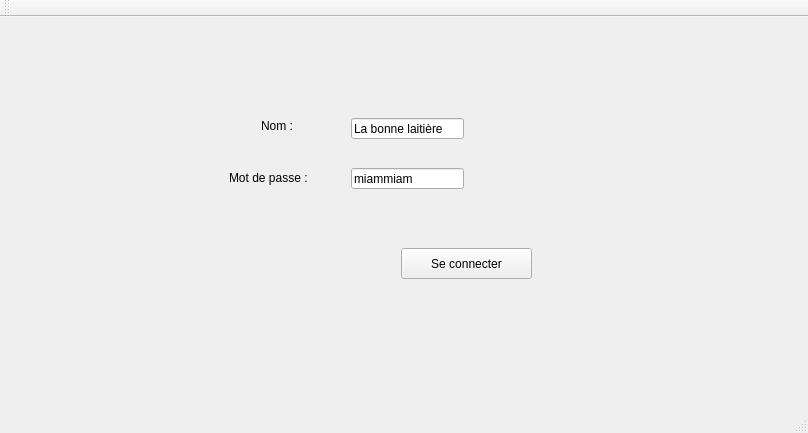
<?xml version="1.0" encoding="UTF-8"?>
<ui version="4.0">
 <class>MainWindow</class>
 <widget class="QMainWindow" name="MainWindow">
  <property name="geometry">
   <rect>
    <x>0</x>
    <y>0</y>
    <width>808</width>
    <height>433</height>
   </rect>
  </property>
  <property name="windowTitle">
   <string>MainWindow</string>
  </property>
  <widget class="QWidget" name="centralWidget">
   <layout class="QVBoxLayout" name="verticalLayout">
    <item>
     <widget class="QStackedWidget" name="stackedWidget">
      <property name="currentIndex">
       <number>0</number>
      </property>
      <widget class="QWidget" name="homePage">
       <widget class="QPushButton" name="surveyButton">
        <property name="geometry">
         <rect>
          <x>390</x>
          <y>220</y>
          <width>131</width>
          <height>31</height>
         </rect>
        </property>
        <property name="text">
         <string>Se connecter</string>
        </property>
       </widget>
       <widget class="QLineEdit" name="UserLineEdit">
        <property name="geometry">
         <rect>
          <x>340</x>
          <y>90</y>
          <width>113</width>
          <height>21</height>
         </rect>
        </property>
        <property name="text">
         <string>La bonne laitière</string>
        </property>
       </widget>
       <widget class="QLineEdit" name="PasswordLineEdit">
        <property name="geometry">
         <rect>
          <x>340</x>
          <y>140</y>
          <width>113</width>
          <height>21</height>
         </rect>
        </property>
        <property name="text">
         <string>miammiam</string>
        </property>
       </widget>
       <widget class="QLabel" name="label">
        <property name="geometry">
         <rect>
          <x>250</x>
          <y>90</y>
          <width>59</width>
          <height>16</height>
         </rect>
        </property>
        <property name="text">
         <string>Nom :</string>
        </property>
       </widget>
       <widget class="QLabel" name="label_2">
        <property name="geometry">
         <rect>
          <x>218</x>
          <y>140</y>
          <width>91</width>
          <height>20</height>
         </rect>
        </property>
        <property name="text">
         <string>Mot de passe :</string>
        </property>
       </widget>
      </widget>
      <widget class="QWidget" name="surveyPage">
       <widget class="QListWidget" name="surveyListWidget">
        <property name="geometry">
         <rect>
          <x>20</x>
          <y>20</y>
          <width>601</width>
          <height>291</height>
         </rect>
        </property>
       </widget>
       <widget class="QPushButton" name="surveyEditButton">
        <property name="geometry">
         <rect>
          <x>640</x>
          <y>70</y>
          <width>115</width>
          <height>32</height>
         </rect>
        </property>
        <property name="text">
         <string>Modifier</string>
        </property>
       </widget>
       <widget class="QPushButton" name="surveyDeleteButton">
        <property name="geometry">
         <rect>
          <x>640</x>
          <y>110</y>
          <width>115</width>
          <height>32</height>
         </rect>
        </property>
        <property name="text">
         <string>Supprimer</string>
        </property>
       </widget>
       <widget class="QPushButton" name="surveyAddButton">
        <property name="geometry">
         <rect>
          <x>640</x>
          <y>30</y>
          <width>115</width>
          <height>32</height>
         </rect>
        </property>
        <property name="text">
         <string>Ajouter</string>
        </property>
       </widget>
       <widget class="QDialogButtonBox" name="buttonBox">
        <property name="geometry">
         <rect>
          <x>610</x>
          <y>320</y>
          <width>164</width>
          <height>32</height>
         </rect>
        </property>
        <property name="standardButtons">
         <set>QDialogButtonBox::Cancel|QDialogButtonBox::Save</set>
        </property>
       </widget>
      </widget>
      <widget class="QWidget" name="page">
       <widget class="QLabel" name="newSurveyLabel">
        <property name="geometry">
         <rect>
          <x>410</x>
          <y>20</y>
          <width>191</width>
          <height>16</height>
         </rect>
        </property>
        <property name="text">
         <string>Nouveau sondage</string>
        </property>
       </widget>
       <widget class="QLabel" name="nameSurveyLabel">
        <property name="geometry">
         <rect>
          <x>80</x>
          <y>50</y>
          <width>59</width>
          <height>16</height>
         </rect>
        </property>
        <property name="text">
         <string>Nom :</string>
        </property>
       </widget>
       <widget class="QListWidget" name="questionsListWidget">
        <property name="geometry">
         <rect>
          <x>60</x>
          <y>120</y>
          <width>471</width>
          <height>192</height>
         </rect>
        </property>
       </widget>
       <widget class="QLineEdit" name="nameSurveyLineEdit">
        <property name="geometry">
         <rect>
          <x>140</x>
          <y>50</y>
          <width>511</width>
          <height>21</height>
         </rect>
        </property>
       </widget>
       <widget class="QLabel" name="questionsLabel">
        <property name="geometry">
         <rect>
          <x>60</x>
          <y>100</y>
          <width>101</width>
          <height>16</height>
         </rect>
        </property>
        <property name="text">
         <string>Questions :</string>
        </property>
       </widget>
       <widget class="QDialogButtonBox" name="newSurveyButtonBox">
        <property name="geometry">
         <rect>
          <x>600</x>
          <y>310</y>
          <width>164</width>
          <height>32</height>
         </rect>
        </property>
        <property name="standardButtons">
         <set>QDialogButtonBox::Cancel|QDialogButtonBox::Ok</set>
        </property>
        <property name="centerButtons">
         <bool>false</bool>
        </property>
       </widget>
       <widget class="QPushButton" name="addQuestionButton">
        <property name="geometry">
         <rect>
          <x>550</x>
          <y>120</y>
          <width>115</width>
          <height>32</height>
         </rect>
        </property>
        <property name="text">
         <string>Ajouter</string>
        </property>
       </widget>
       <widget class="QPushButton" name="editQuestionButton">
        <property name="geometry">
         <rect>
          <x>550</x>
          <y>160</y>
          <width>115</width>
          <height>32</height>
         </rect>
        </property>
        <property name="text">
         <string>Modifier</string>
        </property>
       </widget>
       <widget class="QPushButton" name="deleteQuestionButton">
        <property name="geometry">
         <rect>
          <x>550</x>
          <y>200</y>
          <width>115</width>
          <height>32</height>
         </rect>
        </property>
        <property name="text">
         <string>Supprimer</string>
        </property>
       </widget>
      </widget>
     </widget>
    </item>
   </layout>
  </widget>
  <widget class="QMenuBar" name="menuBar">
   <property name="geometry">
    <rect>
     <x>0</x>
     <y>0</y>
     <width>808</width>
     <height>22</height>
    </rect>
   </property>
  </widget>
  <widget class="QToolBar" name="mainToolBar">
   <attribute name="toolBarArea">
    <enum>TopToolBarArea</enum>
   </attribute>
   <attribute name="toolBarBreak">
    <bool>false</bool>
   </attribute>
  </widget>
  <widget class="QStatusBar" name="statusBar"/>
 </widget>
 <layoutdefault spacing="6" margin="11"/>
 <resources/>
 <connections/>
</ui>
